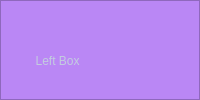
        <widget class="QFrame" name="frame">
         <property name="minimumSize">
          <size>
           <width>0</width>
           <height>20</height>
          </size>
         </property>
         <property name="cursor">
          <cursorShape>ArrowCursor</cursorShape>
         </property>
         <property name="styleSheet">
          <string notr="true">background-color: #ba87f5;</string>
         </property>
         <property name="frameShape">
          <enum>QFrame::StyledPanel</enum>
         </property>
         <property name="frameShadow">
          <enum>QFrame::Raised</enum>
         </property>
         <layout class="QVBoxLayout" name="verticalLayout_25">
          <property name="spacing">
           <number>0</number>
          </property>
          <property name="leftMargin">
           <number>0</number>
          </property>
          <property name="topMargin">
           <number>0</number>
          </property>
          <property name="rightMargin">
           <number>0</number>
          </property>
          <property name="bottomMargin">
           <number>0</number>
          </property>
          <item>
           <widget class="QFrame" name="re_top_2">
            <property name="minimumSize">
             <size>
              <width>0</width>
              <height>3</height>
             </size>
            </property>
            <property name="maximumSize">
             <size>
              <width>16777215</width>
              <height>3</height>
             </size>
            </property>
            <property name="cursor">
             <cursorShape>SizeVerCursor</cursorShape>
            </property>
            <property name="styleSheet">
             <string notr="true">background-color: transparent;</string>
            </property>
            <property name="frameShape">
             <enum>QFrame::StyledPanel</enum>
            </property>
            <property name="frameShadow">
             <enum>QFrame::Raised</enum>
            </property>
           </widget>
          </item>
          <item>
           <layout class="QHBoxLayout" name="horizontalLayout_14">
            <property name="spacing">
             <number>0</number>
            </property>
            <property name="rightMargin">
             <number>6</number>
            </property>
            <item>
             <widget class="QPushButton" name="pushButton_15">
              <property name="minimumSize">
               <size>
                <width>0</width>
                <height>30</height>
               </size>
              </property>
              <property name="maximumSize">
               <size>
                <width>16777215</width>
                <height>30</height>
               </size>
              </property>
              <property name="styleSheet">
               <string notr="true">QPushButton{
            color: #c3ccdf;
 
	background-color: rgb(186, 135, 245);
            padding-left: 18px;
            text-align: left;
            border: none;


        }

</string>
              </property>
              <property name="text">
               <string>     Left Box</string>
              </property>
              <property name="icon">
               <iconset>
                <normaloff>../imagens/ICons/settings_20px.png</normaloff>../imagens/ICons/settings_20px.png</iconset>
              </property>
             </widget>
            </item>
            <item>
             <widget class="QToolButton" name="toolButton_5">
              <property name="minimumSize">
               <size>
                <width>0</width>
                <height>19</height>
               </size>
              </property>
              <property name="maximumSize">
               <size>
                <width>16777215</width>
                <height>19</height>
               </size>
              </property>
              <property name="styleSheet">
               <string notr="true">QToolButton{
            color: #c3ccdf;
			background-color: rgb(186, 135, 245);
            border: none;
			border-radius:3px;
        }

QToolButton:hover {
	background-color: rgb(198, 151, 255);
	border: none;
}

QToolButton:pressed {
	background-color: rgb(186, 135, 245);
border: none;
        }</string>
              </property>
              <property name="text">
               <string/>
              </property>
              <property name="icon">
               <iconset>
                <normaloff>../imagens/ICons/delete_20px.png</normaloff>../imagens/ICons/delete_20px.png</iconset>
              </property>
             </widget>
            </item>
           </layout>
          </item>
         </layout>
        </widget>
